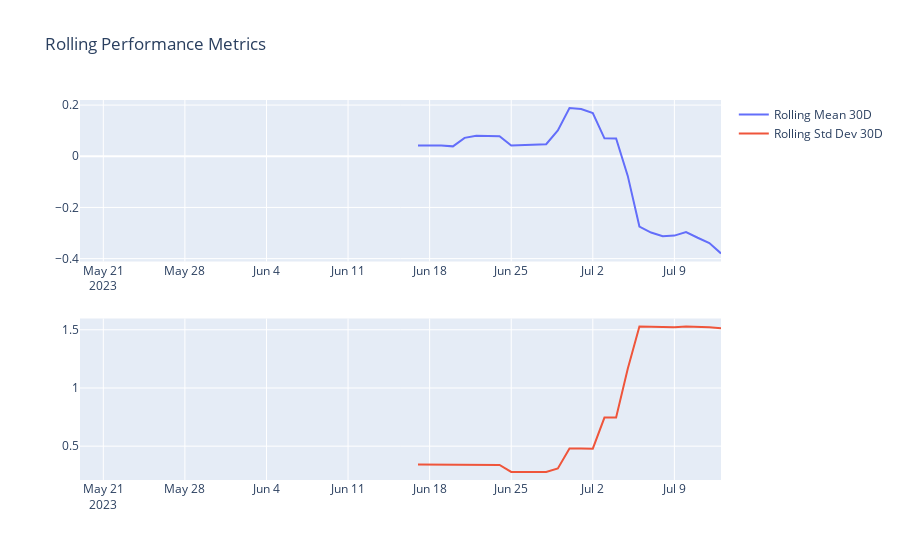

The code cell stored with this chart in its notebook:
### Markdown cell above
In this section, we calculate rolling performance metrics for the portfolio. This includes a 30-day rolling mean and standard deviation of the portfolio's percentage change. These metrics help in analyzing the trend and volatility of the portfolio returns over time.

### Code cell
# Calculate rolling mean and standard deviation for a 30-day window
portfolio_df['Rolling Mean 30D'] = portfolio_df['Percentage Change'].rolling(window=30).mean()
portfolio_df['Rolling Std Dev 30D'] = portfolio_df['Percentage Change'].rolling(window=30).std()

# Visualize rolling metrics
fig = make_subplots(rows=2, cols=1)
fig.add_trace(go.Scatter(x=portfolio_df['Date'], y=portfolio_df['Rolling Mean 30D'], name='Rolling Mean 30D'), row=1, col=1)
fig.add_trace(go.Scatter(x=portfolio_df['Date'], y=portfolio_df['Rolling Std Dev 30D'], name='Rolling Std Dev 30D'), row=2, col=1)
fig.update_layout(height=600, title_text="Rolling Performance Metrics")
fig.show()

### Figure 1 — Plotly figure (JSON) as saved in the notebook; plotly's stock layout.template omitted (floating-point values rounded to 4 significant figures)
{"data": [{"name": "Rolling Mean 30D", "type": "scatter", "x": ["2023-05-19T00:00:00", "2023-05-20T00:00:00", "2023-05-21T00:00:00", "2023-05-22T00:00:00", "2023-05-23T00:00:00", "2023-05-24T00:00:00", "2023-05-25T00:00:00", "2023-05-26T00:00:00", "2023-05-27T00:00:00", "2023-05-28T00:00:00", "2023-05-29T00:00:00", "2023-05-30T00:00:00", "2023-05-31T00:00:00", "2023-06-01T00:00:00", "2023-06-02T00:00:00", "2023-06-03T00:00:00", "2023-06-04T00:00:00", "2023-06-05T00:00:00", "2023-06-06T00:00:00", "2023-06-07T00:00:00", "2023-06-08T00:00:00", "2023-06-09T00:00:00", "2023-06-10T00:00:00", "2023-06-11T00:00:00", "2023-06-12T00:00:00", "2023-06-13T00:00:00", "2023-06-14T00:00:00", "2023-06-15T00:00:00", "2023-06-16T00:00:00", "2023-06-17T00:00:00", "2023-06-18T00:00:00", "2023-06-19T00:00:00", "2023-06-20T00:00:00", "2023-06-21T00:00:00", "2023-06-22T00:00:00", "2023-06-23T00:00:00", "2023-06-24T00:00:00", "2023-06-25T00:00:00", "2023-06-26T00:00:00", "2023-06-27T00:00:00", "2023-06-28T00:00:00", "2023-06-29T00:00:00", "2023-06-30T00:00:00", "2023-07-01T00:00:00", "2023-07-02T00:00:00", "2023-07-03T00:00:00", "2023-07-04T00:00:00", "2023-07-05T00:00:00", "2023-07-06T00:00:00", "2023-07-07T00:00:00", "2023-07-08T00:00:00", "2023-07-09T00:00:00", "2023-07-10T00:00:00", "2023-07-11T00:00:00", "2023-07-12T00:00:00", "2023-07-13T00:00:00"], "xaxis": "x", "y": [null, null, null, null, null, null, null, null, null, null, null, null, null, null, null, null, null, null, null, null, null, null, null, null, null, null, null, null, null, 0.04167, 0.042, 0.04167, 0.03867, 0.072, 0.08033, 0.07933, 0.07867, 0.042, 0.04367, 0.04733, 0.04733, 0.1013, 0.1883, 0.1847, 0.169, 0.07, 0.06967, -0.07667, -0.2747, -0.298, -0.3123, -0.31, -0.296, -0.3183, -0.339, -0.3797], "yaxis": "y"}, {"name": "Rolling Std Dev 30D", "type": "scatter", "x": ["2023-05-19T00:00:00", "2023-05-20T00:00:00", "2023-05-21T00:00:00", "2023-05-22T00:00:00", "2023-05-23T00:00:00", "2023-05-24T00:00:00", "2023-05-25T00:00:00", "2023-05-26T00:00:00", "2023-05-27T00:00:00", "2023-05-28T00:00:00", "2023-05-29T00:00:00", "2023-05-30T00:00:00", "2023-05-31T00:00:00", "2023-06-01T00:00:00", "2023-06-02T00:00:00", "2023-06-03T00:00:00", "2023-06-04T00:00:00", "2023-06-05T00:00:00", "2023-06-06T00:00:00", "2023-06-07T00:00:00", "2023-06-08T00:00:00", "2023-06-09T00:00:00", "2023-06-10T00:00:00", "2023-06-11T00:00:00", "2023-06-12T00:00:00", "2023-06-13T00:00:00", "2023-06-14T00:00:00", "2023-06-15T00:00:00", "2023-06-16T00:00:00", "2023-06-17T00:00:00", "2023-06-18T00:00:00", "2023-06-19T00:00:00", "2023-06-20T00:00:00", "2023-06-21T00:00:00", "2023-06-22T00:00:00", "2023-06-23T00:00:00", "2023-06-24T00:00:00", "2023-06-25T00:00:00", "2023-06-26T00:00:00", "2023-06-27T00:00:00", "2023-06-28T00:00:00", "2023-06-29T00:00:00", "2023-06-30T00:00:00", "2023-07-01T00:00:00", "2023-07-02T00:00:00", "2023-07-03T00:00:00", "2023-07-04T00:00:00", "2023-07-05T00:00:00", "2023-07-06T00:00:00", "2023-07-07T00:00:00", "2023-07-08T00:00:00", "2023-07-09T00:00:00", "2023-07-10T00:00:00", "2023-07-11T00:00:00", "2023-07-12T00:00:00", "2023-07-13T00:00:00"], "xaxis": "x2", "y": [null, null, null, null, null, null, null, null, null, null, null, null, null, null, null, null, null, null, null, null, null, null, null, null, null, null, null, null, null, 0.342, 0.3419, 0.342, 0.3426, 0.3431, 0.3383, 0.3389, 0.339, 0.2789, 0.2788, 0.2787, 0.2787, 0.3083, 0.4797, 0.4806, 0.4787, 0.7455, 0.7455, 1.164, 1.527, 1.525, 1.522, 1.522, 1.527, 1.527, 1.522, 1.514], "yaxis": "y2"}], "layout": {"autosize": true, "title": {"text": "Rolling Performance Metrics"}, "xaxis": {"anchor": "y", "autorange": true, "domain": [0, 1], "range": ["2023-05-19", "2023-07-13"], "type": "date"}, "xaxis2": {"anchor": "y2", "autorange": true, "domain": [0, 1], "range": ["2023-05-19", "2023-07-13"], "type": "date"}, "yaxis": {"anchor": "x", "autorange": true, "domain": [0.575, 1], "range": [-0.4112, 0.2199], "type": "linear"}, "yaxis2": {"anchor": "x2", "autorange": true, "domain": [0, 0.425], "range": [0.2093, 1.597], "type": "linear"}}}
